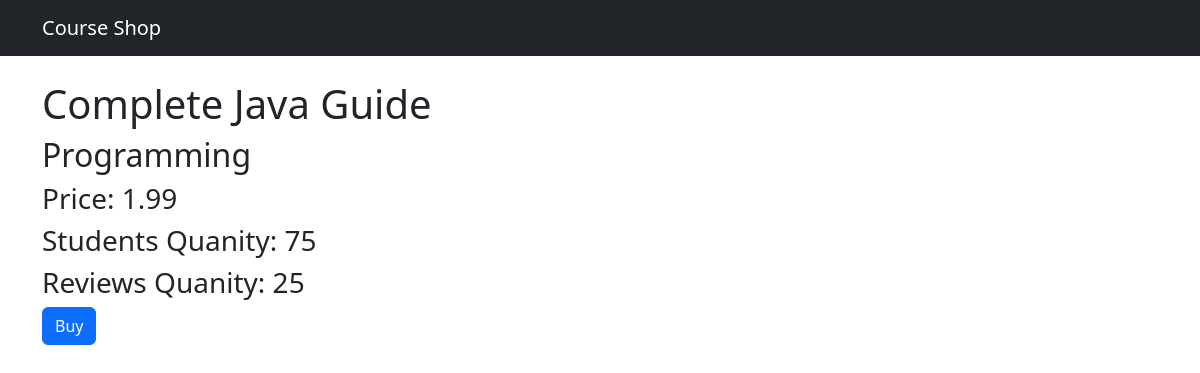
Screenshot of /shop/2 with the database file from the repository.
### shop/models.py (models this page shows, shortened)
class Course (models.Model):
  title = models.CharField(max_length=255)
  price = models.FloatField()
  students_qty = models.IntegerField()
  reviews_qty = models.IntegerField()
  category = models.ForeignKey(Category, on_delete=models.CASCADE)
  created_at = models.DateTimeField(default= timezone.now)

class Category (models.Model):
  title = models.CharField(max_length=300)
  created_at = models.DateTimeField(default= timezone.now)
  def __str__(self):
    return self.title

### shop/views.py (the view)
# urls.py: path('<int:course_id>', views.single_course, name="single_course")
def single_course(request, course_id):
  course = get_object_or_404(Course, pk=course_id)
  return render(request, 'shop/single_course.html', {'course': course})

### templates/shop/single_course.html (shortened to what this page needs)
{% extends 'base.html' %}
{% block content %}
<h1 class="mt-4">{{course.title}}</h1>
<h2>{{course.category}}</h2>
<h3>Price: {{course.price}}</h3>
<h3>Students Quanity: {{course.students_qty}}</h3>
<h3>Reviews Quanity: {{course.reviews_qty}}</h3>
<button class="btn btn-primary">Buy</button>
{% endblock %}

### rows the page displays
Course: title "Complete Java Guide", category "Programming", price "1.99", students_qty "75", reviews_qty "25"
